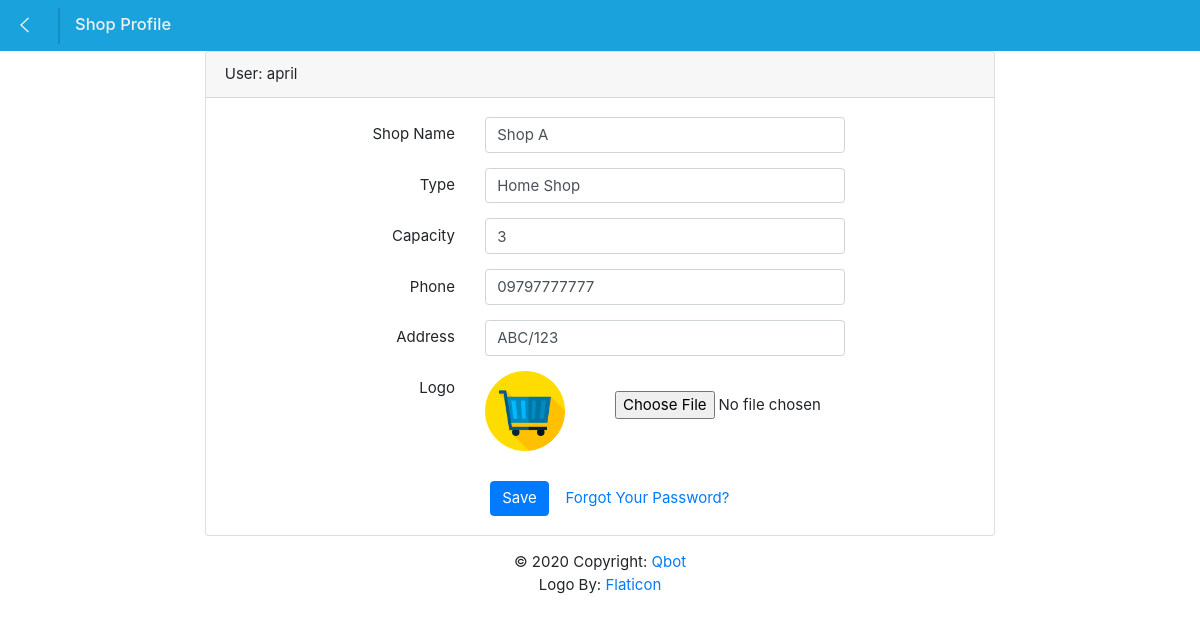
The page /shop_profile/ (signed in) on the database as committed earlier.
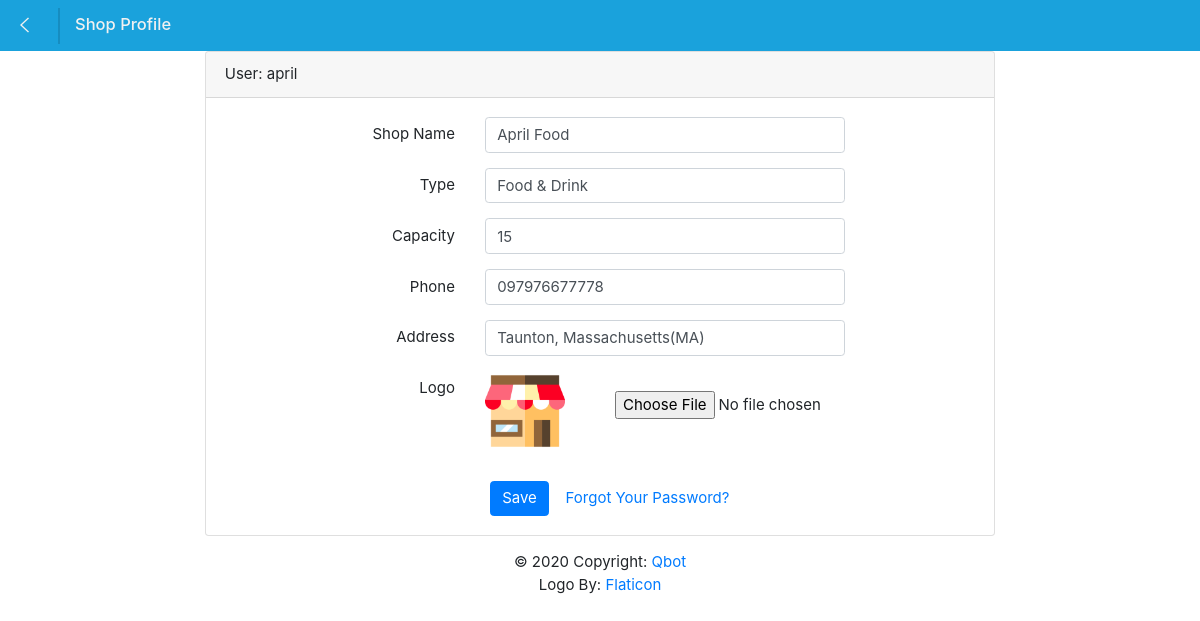
The same page on the database as committed later.
### mainapp/models.py (models this page shows, shortened)
class Shop(models.Model):
    BLANK = ''
    INT_BLANK = 0
    user = models.ForeignKey(User, on_delete=models.CASCADE, related_name='shops', blank=True, null=True)
    name = models.CharField(max_length=128, blank=True)
    shop_type = models.CharField(max_length=64, blank=True)
    capacity = models.PositiveIntegerField(default=INT_BLANK)
    phone_number = models.CharField(max_length=12, blank=True)
    address = models.CharField(max_length=256, blank=True)
    logo = models.ImageField(upload_to=get_upload_path ,default='mainapp/logos/default.png')

### mainapp/views.py (the view, shortened to what this page needs)
# urls.py: path("shop_profile/", views.shop_profile, name="shop_profile"),
def shop_profile(request):
    if not request.user.is_authenticated:
        context = {"message": "Please create an owner account!"}
        return render(request, "mainapp/shop_profile.html", context)
    user = request.user
    shop = Shop.objects.get(user=request.user)
    context = {
        "user": user,
        "shop": shop
    }
    return render(request, "mainapp/shop_profile.html", context)

### mainapp/templates/mainapp/shop_profile.html (shortened to what the changed rows need)
{% extends "mainapp/base_with_nav.html" %}
{% block body %}
<main class="login-form">
    <div class="cotainer">
        <div class="row justify-content-center">
            <div class="col-md-8">
                <div class="card">
                    {% if user.username %}
                    <div class="card-header">User: {{ user }}</div>
                    <div class="card-body">
                        <form action="{% url  'shop_profile' %}" method="POST" enctype="multipart/form-data">
                            <div class="form-group row">
                                <label for="password" class="col-md-4 col-form-label text-md-right">Shop Name</label>
                                <div class="col-md-6">
                                    <input type="text" name="name" value="{{shop.name}}" class="form-control">
                                </div>
                            </div>
                            <div class="form-group row">
                                <label for="password" class="col-md-4 col-form-label text-md-right">Type</label>
                                <div class="col-md-6">
                                    <input type="text" name="shop_type" value="{{shop.shop_type}}" placeholder="super market etc" class="form-control">
                                </div>
                            </div>
                            <div class="form-group row">
                                <label for="password" class="col-md-4 col-form-label text-md-right">Capacity</label>
                                <div class="col-md-6">
                                    <input type="number" name="capacity" value="{{shop.capacity}}" placeholder="0" class="form-control">
                                </div>
                            </div>
                            <div class="form-group row">
                                <label for="password" class="col-md-4 col-form-label text-md-right">Phone</label>
                                <div class="col-md-6">
                                    <input type="tel" name="phone_number" value="{{shop.phone_number}}" placeholder="09" class="form-control">
                                </div>
                            </div>
                            <div class="form-group row">
                                <label for="password" class="col-md-4 col-form-label text-md-right">Address</label>
                                <div class="col-md-6">
                                    <input type="text" name="shop_address" value="{{shop.address}}" placeholder="Hlaing Township" class="form-control">
                                </div>
                            </div>
                            <div class="form-group row">
                                <label for="exampleFormControlFile1" class="col-md-4 col-form-label text-md-right">Logo</label>
                                <div class="col-md-2">
                                    <img class="logo-profile-view" src="{{ MEDIA_URL }}{{ shop.logo.name }}" alt="Shop logo">
                                </div>
                                    <div class="col-md-4">
                                        <input type="file" name="logoImage" class="image-form form-control-file" accept="image/x-png,image/gif,image/jpeg" id="exampleFormControlFile1">
                                    </div>
                            </div>
                            <div class="col-md-6 offset-md-4">
                                <button type="submit" class="btn btn-primary">
                                    Save
                                </button>
                                <a href="#" class="btn btn-link">
                                    Forgot Your Password?
                                </a>
                            </div>
                        </div>
                </div>
                {% else %}
                    <p>{{ message }}</p>
                {% endif %}
            </div>
        </div>
    </div>
</main>
{% endblock %}

Rows that differ between the two databases and show on the page:
changed Shop: name "Shop A" → "April Food"; shop_type "Home Shop" → "Food & Drink"; capacity "3" → "15"; phone_number "09797777777" → "097976677778"; shop_address "ABC/123" → "Taunton, Massachusetts(MA)"; logo.name: a different picture
